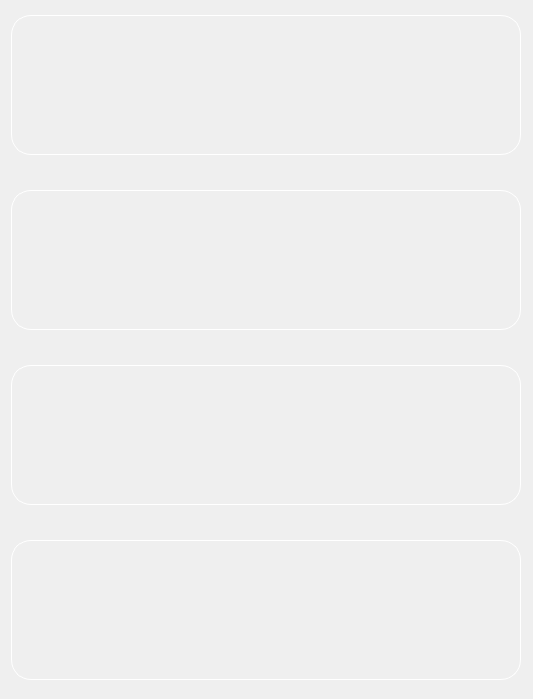
       <widget class="QWidget" name="scrollAreaWidgetContents_9">
        <property name="geometry">
         <rect>
          <x>0</x>
          <y>-181</y>
          <width>533</width>
          <height>699</height>
         </rect>
        </property>
        <layout class="QVBoxLayout" name="verticalLayout_7">
         <item>
          <widget class="QWidget" name="widget_47" native="true">
           <property name="minimumSize">
            <size>
             <width>510</width>
             <height>140</height>
            </size>
           </property>
           <property name="maximumSize">
            <size>
             <width>510</width>
             <height>140</height>
            </size>
           </property>
           <property name="styleSheet">
            <string notr="true">border:1px solid white;
border-radius:20px;</string>
           </property>
          </widget>
         </item>
         <item>
          <spacer name="verticalSpacer_13">
           <property name="orientation">
            <enum>Qt::Vertical</enum>
           </property>
           <property name="sizeType">
            <enum>QSizePolicy::Fixed</enum>
           </property>
           <property name="sizeHint" stdset="0">
            <size>
             <width>20</width>
             <height>25</height>
            </size>
           </property>
          </spacer>
         </item>
         <item>
          <widget class="QWidget" name="widget_48" native="true">
           <property name="minimumSize">
            <size>
             <width>510</width>
             <height>140</height>
            </size>
           </property>
           <property name="maximumSize">
            <size>
             <width>510</width>
             <height>140</height>
            </size>
           </property>
           <property name="styleSheet">
            <string notr="true">border:1px solid white;
border-radius:20px;</string>
           </property>
          </widget>
         </item>
         <item>
          <spacer name="verticalSpacer_14">
           <property name="orientation">
            <enum>Qt::Vertical</enum>
           </property>
           <property name="sizeType">
            <enum>QSizePolicy::Fixed</enum>
           </property>
           <property name="sizeHint" stdset="0">
            <size>
             <width>20</width>
             <height>25</height>
            </size>
           </property>
          </spacer>
         </item>
         <item>
          <widget class="QWidget" name="widget_49" native="true">
           <property name="minimumSize">
            <size>
             <width>510</width>
             <height>140</height>
            </size>
           </property>
           <property name="maximumSize">
            <size>
             <width>510</width>
             <height>140</height>
            </size>
           </property>
           <property name="styleSheet">
            <string notr="true">border:1px solid white;
border-radius:20px;</string>
           </property>
          </widget>
         </item>
         <item>
          <spacer name="verticalSpacer_15">
           <property name="orientation">
            <enum>Qt::Vertical</enum>
           </property>
           <property name="sizeType">
            <enum>QSizePolicy::Fixed</enum>
           </property>
           <property name="sizeHint" stdset="0">
            <size>
             <width>20</width>
             <height>25</height>
            </size>
           </property>
          </spacer>
         </item>
         <item>
          <widget class="QWidget" name="widget_50" native="true">
           <property name="minimumSize">
            <size>
             <width>510</width>
             <height>140</height>
            </size>
           </property>
           <property name="maximumSize">
            <size>
             <width>510</width>
             <height>140</height>
            </size>
           </property>
           <property name="styleSheet">
            <string notr="true">border:1px solid white;
border-radius:20px;</string>
           </property>
          </widget>
         </item>
        </layout>
       </widget>
